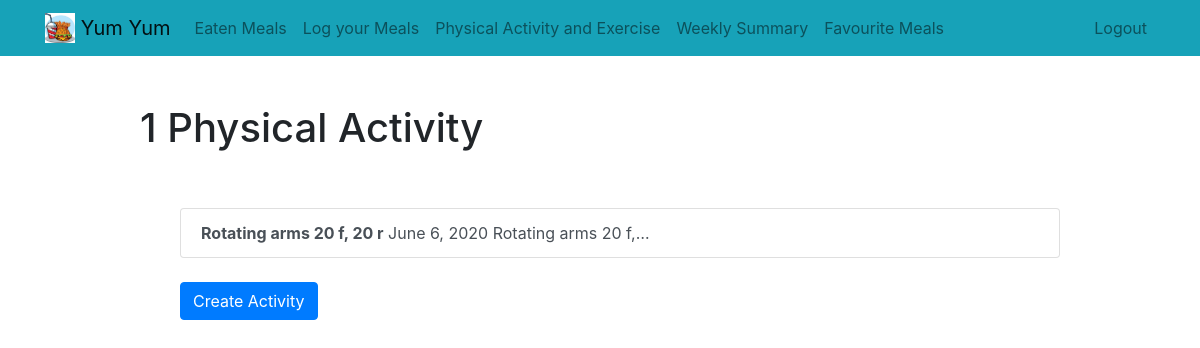
/physicalactivity (signed in), run on the app's committed database.
### fooddiary/models.py (models this page shows, shortened)
class Activity(models.Model):
    activity = models.CharField(max_length=50)
    description = models.TextField(max_length=500, blank=True)
    date = models.DateField(auto_now_add=False ,auto_now=False, null=True, blank=True)
    user = models.ForeignKey(User, on_delete=models.CASCADE)

### fooddiary/views.py (the view)
# urls.py: path('physicalactivity', views.physicalactivity, name='physicalactivity'),
def physicalactivity(request):
    activity = Activity.objects.filter(user = request.user).order_by('-date')
    return render(request, 'fooddiary/physicalactivity.html', {'activities':activity} )

### fooddiary/templates/fooddiary/physicalactivity.html
{% extends "fooddiary/base.html" %}
{% block content %}
    <div class="row justify-content-center mt-5">
        <div class="col-md-10">
            {% if activities %}
                <h1>{{ activities.count }} {% if activities.count|pluralize %} Physical Activities{% else %} Physical Activity{% endif %}</h1>
            {% else %}
                <h1>Physical Activity</h1>
            {% endif %}
        </div>
    </div>
    <div class="row justify-content-center mt-5">
        <div class="col-md-10">
        {% if activities %}
        <ul>
            <div class="list-group">
                {% for activity in activities %}
                    <a  href="{% url 'viewactivity' activity.id %}" class="list-group-item list-group-item-action"><b>{{ activity.activity }}</b>    {{ activity.date }}{% if activity.description %}   {{ activity.description|truncatechars:20 }} {% endif %}</a>
                {% endfor %}
            </div>
            <br>
            <a role="button" class="btn btn-primary" href="{% url 'createactivity' %}">Create Activity</a>
        </ul>
        {% else %}
            <div class="text-center">
                <h2>Looks like you haven't done any exercise.</h2>
            <br>
            <a role="button" class="btn btn-primary" href="{% url 'createactivity' %}">Create Activity</a>
            </div>
        {% endif %}
        </div>
    </div>
{% endblock %}

### data on the page
Activity: activity "Rotating arms 20 f, 20 r", date "June 6, 2020", description "Rotating arms 20 f,…"

### other printed values
{{ activities.count }} "1"
